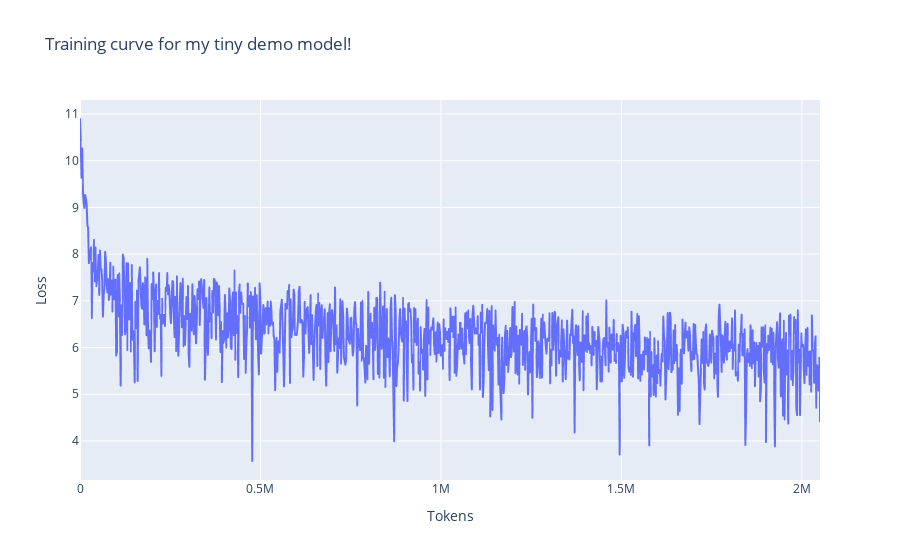

The code cell stored with this chart in its notebook:
### Markdown cell above
We can now plot a loss curve!

### Code cell
px.line(y=losses, x=np.arange(len(losses))*(model_cfg.n_ctx * batch_size), labels={"y":"Loss", "x":"Tokens"}, title="Training curve for my tiny demo model!")

### Figure 1 — Plotly figure (JSON) as saved in the notebook; plotly's stock layout.template omitted (floating-point values rounded to 4 significant figures; data arrays with more than 128 entries replaced by an {"elided": "..."} marker saying what was removed)
{"data": [{"hovertemplate": "Tokens=%{x}<br>Loss=%{y}<extra></extra>", "legendgroup": "", "line": {"color": "#636efa", "dash": "solid"}, "marker": {"symbol": "circle"}, "mode": "lines", "name": "", "showlegend": false, "type": "scattergl", "x": {"elided": "1002 int values"}, "xaxis": "x", "y": {"elided": "1002 float values"}, "yaxis": "y"}], "layout": {"legend": {"tracegroupgap": 0}, "title": {"text": "Training curve for my tiny demo model!"}, "xaxis": {"anchor": "y", "domain": [0, 1], "title": {"text": "Tokens"}}, "yaxis": {"anchor": "x", "domain": [0, 1], "title": {"text": "Loss"}}}}
